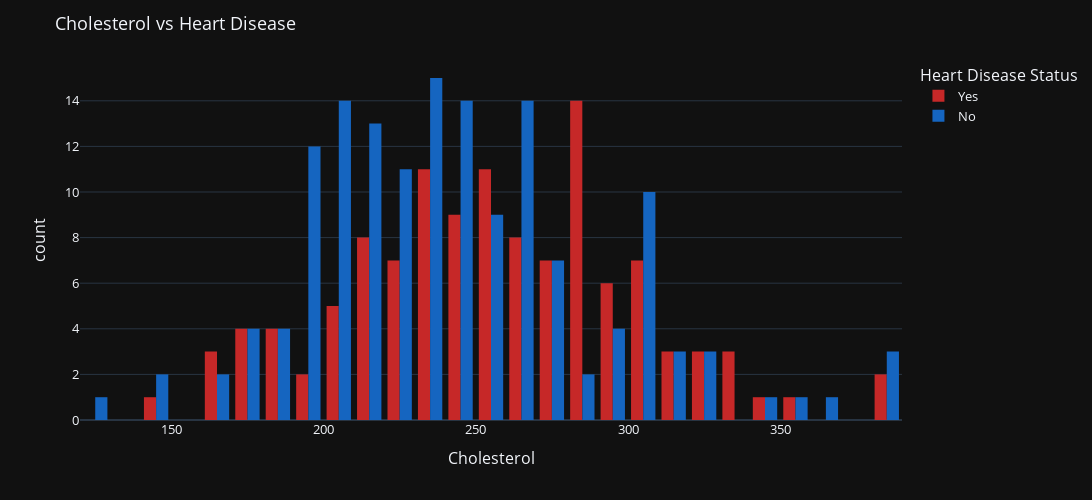

This figure's notebook cell:
### Code cell
histplot("Cholesterol", width=1200, text_auto=False)

### Figure 1 — Plotly figure (JSON) as saved in the notebook; plotly's stock layout.template omitted (floating-point values rounded to 4 significant figures; data arrays with more than 128 entries replaced by an {"elided": "..."} marker saying what was removed)
{"data": [{"alignmentgroup": "True", "bingroup": "x", "hovertemplate": "Heart Disease=1<br>Cholesterol=%{x}<br>count=%{y}<extra></extra>", "legendgroup": "1", "marker": {"color": "#C62828", "pattern": {"shape": ""}}, "name": "Yes", "nbinsx": 40, "offsetgroup": "1", "orientation": "v", "showlegend": true, "type": "histogram", "x": [322, 261, 256, 239, 293, 380.5, 234, 311, 203, 229, 230, 229, 326, 200, 256, 207, 273, 223, 218, 149, 197, 246, 225, 315, 166, 249, 281, 305, 276, 319, 243, 260, 309, 218, 198, 270, 243, 330, 266, 206, 212, 275, 234, 237, 289, 254, 274, 258, 177, 327, 305, 249, 288, 283, 188, 286, 274, 267, 230, 269, 212, 246, 249, 212, 233, 283, 282, 230, 167, 224, 217, 228, 231, 244, 259, 282, 254, 299, 294, 298, 231, 254, 380.5, 172, 184, 269, 174, 282, 304, 300, 258, 299, 289, 309, 288, 216, 239, 254, 330, 263, 341, 307, 219, 255, 164, 177, 274, 268, 253, 248, 185, 282, 188, 290, 353, 335, 206, 284, 229, 286], "xaxis": "x", "yaxis": "y"}, {"alignmentgroup": "True", "bingroup": "x", "hovertemplate": "Heart Disease=0<br>Cholesterol=%{x}<br>count=%{y}<extra></extra>", "legendgroup": "0", "marker": {"color": "#1565C0", "pattern": {"shape": ""}}, "name": "No", "nbinsx": 40, "offsetgroup": "0", "orientation": "v", "showlegend": true, "type": "histogram", "x": {"elided": "150 float values"}, "xaxis": "x", "yaxis": "y"}], "layout": {"barmode": "group", "font": {"size": 13}, "height": 500, "legend": {"title": {"text": "Heart Disease Status"}, "tracegroupgap": 0}, "margin": {"t": 60}, "title": {"text": "Cholesterol vs Heart Disease"}, "width": 1200, "xaxis": {"anchor": "y", "domain": [0, 1], "title": {"text": "Cholesterol"}}, "yaxis": {"anchor": "x", "domain": [0, 1], "title": {"text": "count"}}}}
